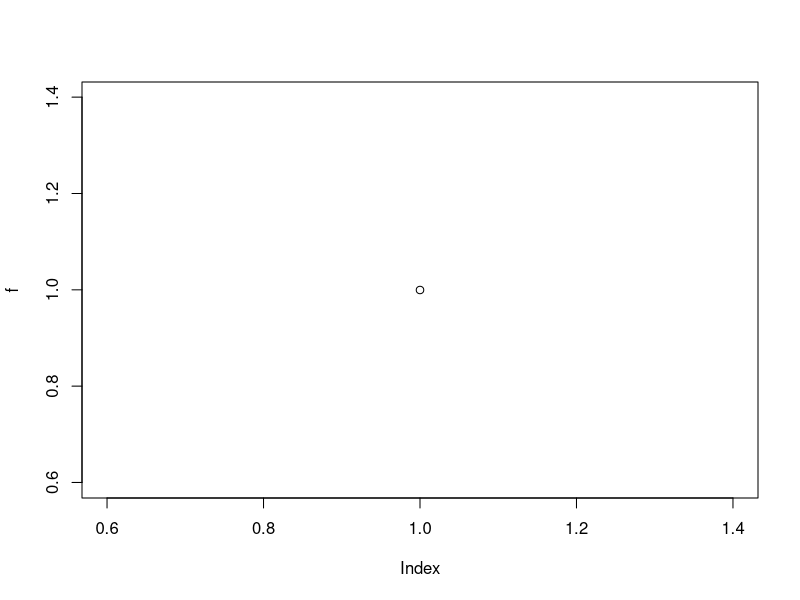
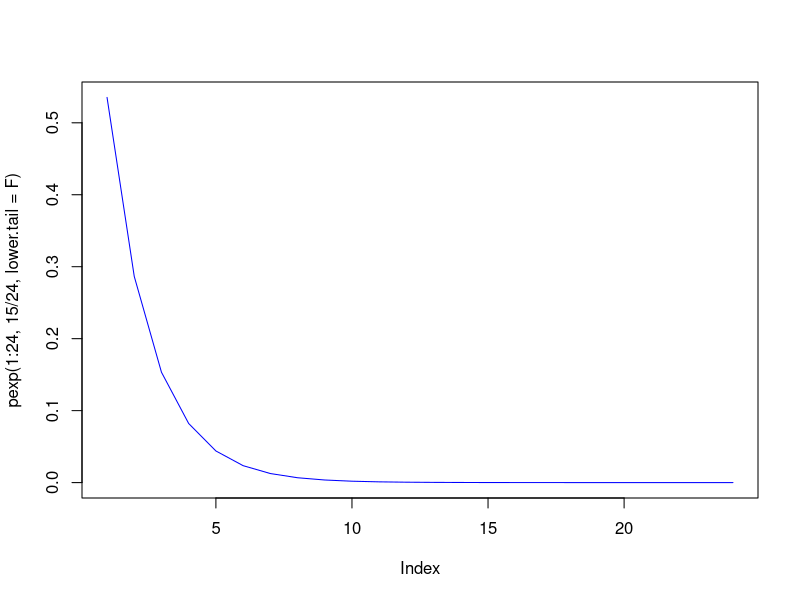

Reproduce these figures in R, in order.
## ---- chunk 1
dbinom(0, 25, 4/100)

pbinom(5, 25, 4/100) - pbinom(0, 25, 4/100)

f = pbinom(5, 25, 4/100)

plot( f)
## ---- chunk 2
dbinom(100, 100, 14/1000)

pbinom(5, 100, 14/1000)

1 - pbinom(42, 100, 42/100)
## ---- chunk 3
dbinom(0, 23, 4/100)

qbinom(4/100, 23, 50/100, lower.tail = F)
## ---- chunk 4
dpois(0, 8 * 15/24)

pexp(6, 15/24) - pexp(3, 15/24)

plot(pexp(1:24, 15/24, lower.tail = F), type = "l", col="blue")
